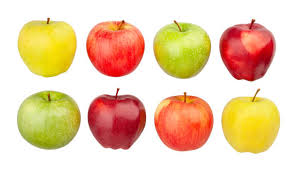
#> input picture Count number of Object using Python-OpenCV/images.jpg, 297 x 170 px
$ python main.py
#> lines starting #> are read from the running program, lines starting #| are printed output that depends on the picture; after the words box and inside, x2 and y2 are one past the last pixel; in counts of white or black regions, pixels touching at a corner belong together
# Import libraries
import cv2
import numpy as np
import matplotlib.pyplot as plt

image = cv2.imread('images.jpg')
#> image is the input picture: shape (170, 297, 3); mean B, G, R 172, 206.9, 237.7
gray = cv2.cvtColor(image, cv2.COLOR_BGR2GRAY)
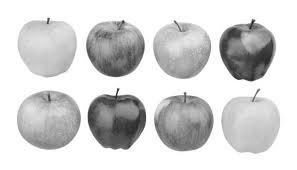
#> gray: shape (170, 297); min 27, max 255, mean 212.1

blur = cv2.GaussianBlur(gray, (11, 11), 0)
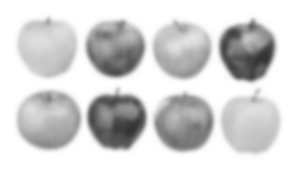
#> blur: shape (170, 297); min 50, max 255, mean 212.1
canny = cv2.Canny(blur, 30, 150, 3)
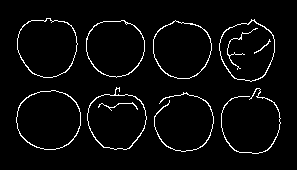
#> canny: shape (170, 297); 3.9% white in thin lines or dots, all inside (x1, y1, x2, y2) = (16, 18, 281, 154)
dilated = cv2.dilate(canny, (1, 1), iterations=0)

(cnt, hierarchy) = cv2.findContours(
    dilated.copy(), cv2.RETR_EXTERNAL, cv2.CHAIN_APPROX_NONE)
#> cnt = 8 contours; box (x1, y1, x2, y2) and area: (16, 90, 81, 150) 3019, (17, 18, 78, 78) 2794, (153, 20, 212, 79) 2620, (86, 20, 145, 78) 2619, (87, 87, 147, 150) 2612, (219, 19, 275, 82) 2562, (154, 92, 214, 152) 48, (221, 88, 281, 154) 44
rgb = cv2.cvtColor(image, cv2.COLOR_BGR2RGB)
cv2.drawContours(rgb, cnt, -1, (0, 255, 0), 2)
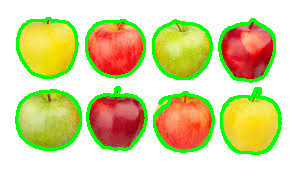
#> rgb: shape (170, 297, 3); mean R, G, B 213.6, 213.2, 154.1


print("Apples in the image : ", len(cnt))
#| Apples in the image :  8
